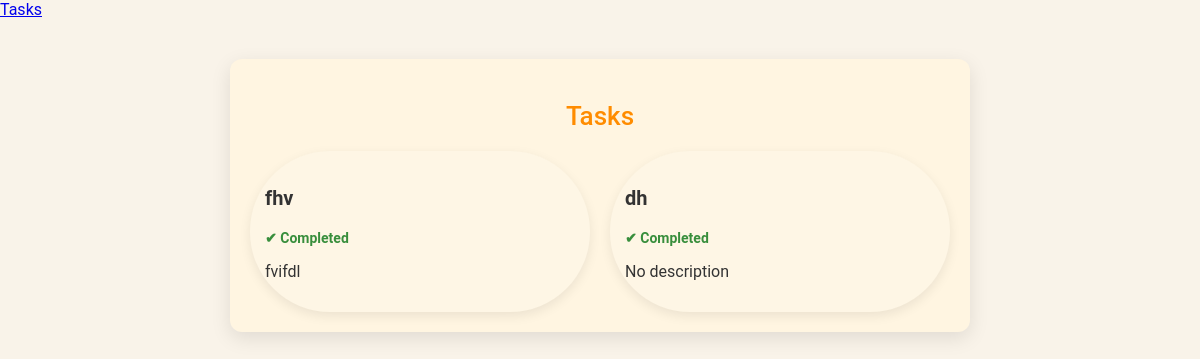
The app's page /tasks/tasks/, older data.
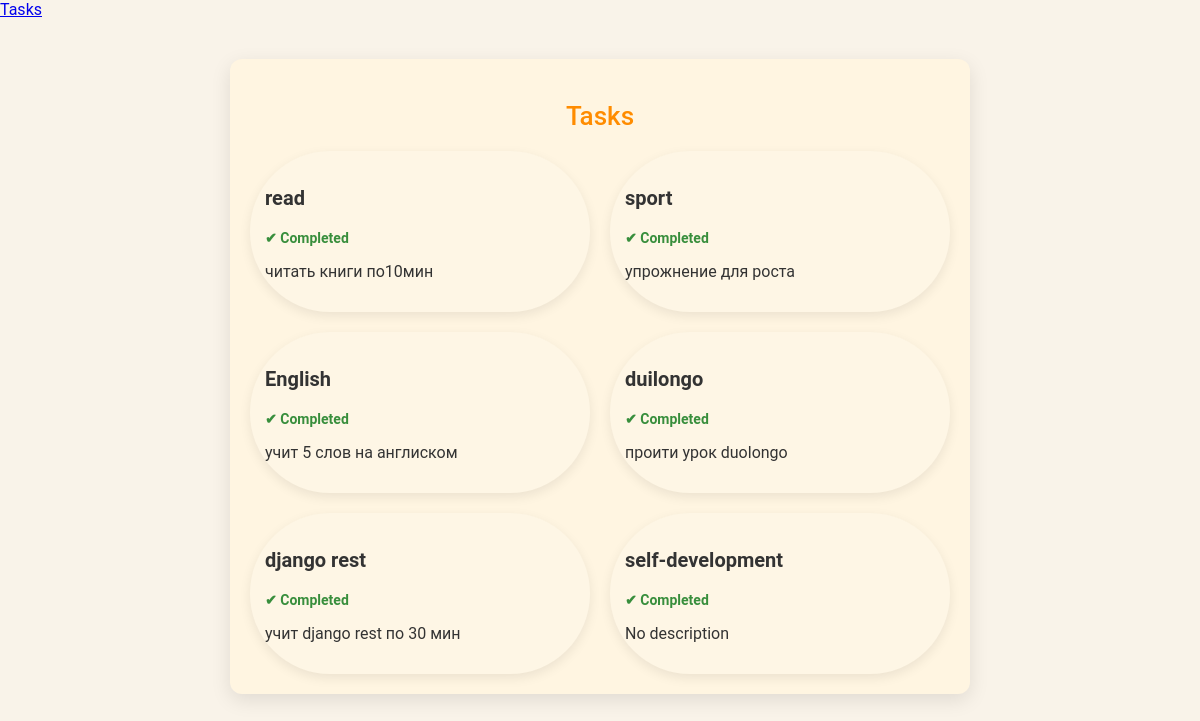
The same page, newer data.
### task/models.py (models this page shows, shortened)
class Task(models.Model):
    name = models.CharField(max_length=100)
    description = models.TextField(blank=True)
    status = models.BooleanField(default=False)
    created = models.DateTimeField(auto_now_add=True)
    updated = models.DateTimeField(auto_now=True)
    class Meta:
        indexes = [
            models.Index(fields=['name', 'description']),
        ]

### task/views.py (the view)
# urls.py: path('tasks/', views.list_task, name='list-task'),
def list_task(request):
    tasks = Task.objects.all()
    if request.method == 'POST':
        task_id = request.POST.get('task_id')
        task = get_object_or_404(Task, id=task_id)  # Изменено
        task.completed = not task.completed  # Переключает состояние
        task.save()
        return redirect('list-task')  # Убедитесь, что это имя совпадает с urlpatterns
    return render(request, 'task/task_list.html', {'tasks': tasks})

### templates/task/task_list.html (shortened to what this page needs)
{% extends 'base.html' %}
{% block content %}
    <div class="tasks-container">
        <h2>Tasks</h2>
        <div class="tasks-list">
            {% if tasks %}
                {% for task in tasks %}
                    <div class="task-panel">
                        <div class="task-header">
                            <h3>{{ task.name }}</h3>
                            <div class="task-status">
                                {% if task.status %}
                                    <span class="status complete">&#10004; Completed</span>
                                {% else %}
                                    <span class="status incomplete">&#10006; Incomplete</span>
                                {% endif %}
                            </div>
                        </div>
                        <p>{{ task.description|default:"No description" }}</p>
                    </div>
                {% endfor %}
            {% else %}
                <h3>No Tasks &#10006;</h3>
            {% endif %}
        </div>
    </div>
{% endblock content %}

### templates/base.html (shortened to what this page needs)
<!DOCTYPE html>
<html lang="en">
<head>
    <link rel="stylesheet" href="https://cdnjs.cloudflare.com/ajax/libs/font-awesome/6.0.0-beta3/css/all.min.css">
</head>
<body>
<div class="vertical-menu">
    <a href="{% url 'count-task' %}">Tasks</a>
</div>
<div class="container">
    {% block content %}
    {% endblock %}
</div>
</body>
</html>

### templates/base.html (style rules this page uses)
body { font-family: 'Arial', sans-serif; margin: 0; padding: 0; background-color: #343a40; }

### templates/task/task_list.html (style rules this page uses)
body { font-family: 'Roboto', sans-serif; background-color: #f9f3e9; color: #333; margin: 0; padding: 0; }
.tasks-container { max-width: 700px; margin: 40px auto; padding: 20px; background-color: #fff5e1; border-radius: 12px; box-shadow: 0 6px 20px rgba(0, 0, 0, 0.1); }
.tasks-container h2 { text-align: center; color: #ff8c00; margin-bottom: 20px; font-weight: 500; font-size: 26px; }
.tasks-list { display: grid; grid-template-columns: 1fr 1fr; gap: 20px; }
.task-panel { background-color: #fef6e5; border-radius: 80px; padding: 15px; box-shadow: 0 4px 12px rgba(0, 0, 0, 0.08); transition: transform 0.3s, box-shadow 0.3s; }
.task-header h3 { font-size: 20px; color: #333; }
.task-status { font-weight: 600; font-size: 14px; }
.status.complete { color: #388e3c; }

Row changes from the older to the newer data that the page shows:
removed Task: name "fhv", status "✔ Completed", description "fvifdl"
changed Task: name "dh" → "read"; description "No description" → "читать книги по10мин"
added Task: name "sport", status "✔ Completed", description "упрожнение для роста"
added Task: name "English", status "✔ Completed", description "учит 5 слов на англиском"
added Task: name "duilongo", status "✔ Completed", description "проити урок duolongo"
added Task: name "django rest", status "✔ Completed", description "учит django rest по 30 мин"
added Task: name "self-development", status "✔ Completed", description "No description"
